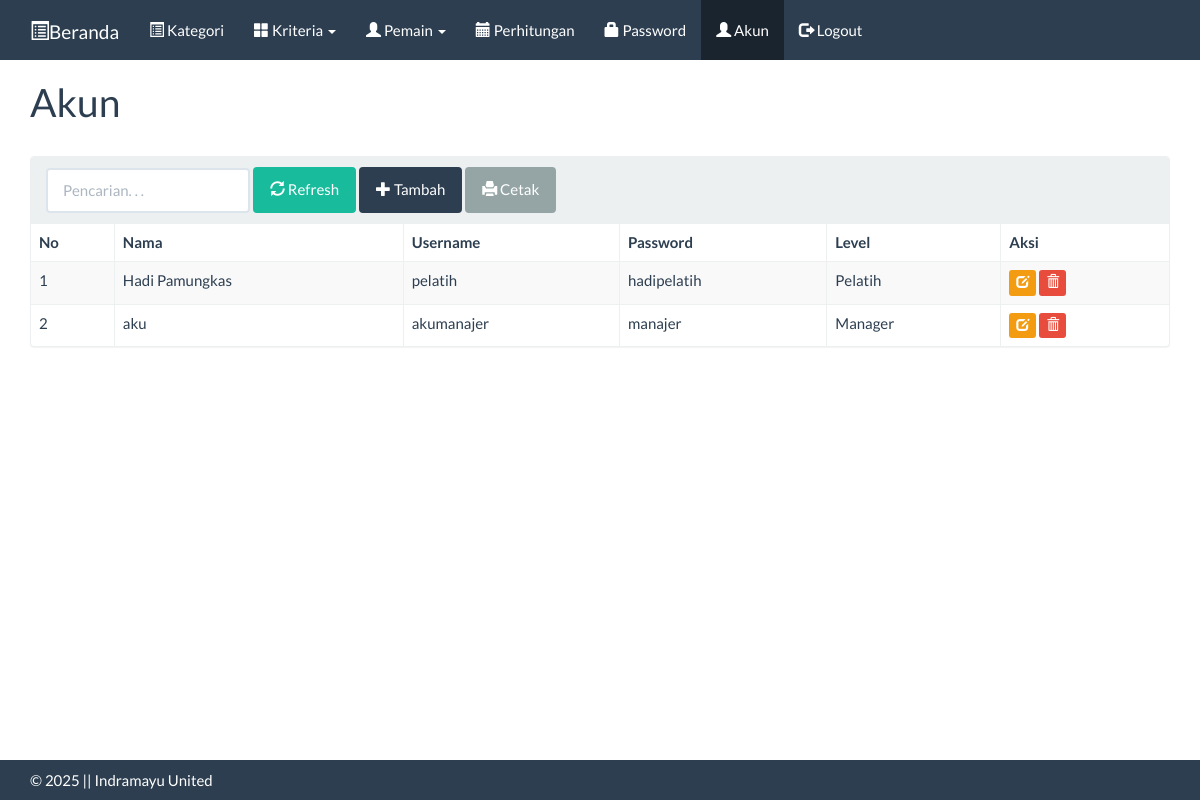
Page /index.php?m=akun&periode=2 (signed in) on the committed database.
### tables this page shows
CREATE TABLE `tb_user` (
  `id_akun` int(11) NOT NULL,
  `user` varchar(16) DEFAULT NULL,
  `nama` varchar(100) NOT NULL,
  `pass` varchar(16) DEFAULT NULL,
  `level` varchar(3) NOT NULL
);

### functions.php (called while the page is built, shortened)
<?php
include 'config.php';
include 'includes/db.php';
$db = new DB($config['server'], $config['username'], $config['password'], $config['database_name']);
include 'includes/general.php';
$mod = get('m');
function get($key)
{
    return isset($_GET[$key]) ? $_GET[$key] : null;
}
function isActive($name)
{
    if (is_array($name)) {
        $result = false;
        foreach ($name as $m) {
            if ($m == get('m')) {
                $result = true;
            }
        }
        return  $result ?  'active'  : null;
    }
    return get('m') == $name ?  'active'  : null;
}

### config.php (called while the page is built)
<?php
$config["server"]='localhost';
$config["username"]='root';
$config["password"]='';
$config["database_name"]='ahp-topsis';

### includes/general.php (called while the page is built, shortened)
<?php
function esc_field($str)
{
    return $str;
}

### includes/db.php (called while the page is built, shortened)
<?php
class DB{
    var $conn = null;
    public function __construct($host, $username, $passwd, $dbname){
        $this->conn = mysqli_connect($host, $username, $passwd, $dbname);
    }
    public function query($sql){
        $query = mysqli_query($this->conn, $sql) or die('<pre>Error mysqli_query: ' . mysqli_error($this->conn) . '<br />' . $sql . '</pre>');
        return $query;
    }
    public function get_results($sql){
        $query = $this->query($sql);
        $arr = array();
        while($row = mysqli_fetch_object($query)){
            $arr[] = $row;
        }
        return $arr;
    }
}

### akun.php (the view, shortened to what this page needs)
<div class="page-header">
    <h1>Akun</h1>
</div>
<div class="panel panel-default">
    <div class="panel-heading">
        <form class="form-inline">
            <div class="form-group">
                <input class="form-control" type="search" placeholder="Pencarian. . ." name="q" value="<?= get('q') ?>" />
            </div>
            <div class="form-group">
                <button class="btn btn-success"><span class="glyphicon glyphicon-refresh"></span> Refresh</button>
            </div>
            <div class="form-group">
                <a class="btn btn-primary" href="?m=akun_tambah"><span class="glyphicon glyphicon-plus"></span> Tambah</a>
            </div>
            <div class="form-group">
                <a class="btn btn-default" target="_blank" href="cetak.php?m=akun"><span class="glyphicon glyphicon-print"></span> Cetak</a>
            </div>
        </form>
    </div>
    <div class="table-responsive">
        <table class="table table-bordered table-hover table-striped">
            <thead>
                <tr>
                    <th>No</th>
                    <th>Nama</th>
                    <th>Username</th>
                    <th>Password</th>
                    <th>Level</th>
                    <th>Aksi</th>
                </tr>
            </thead>
            <tbody>
                <?php
                $q = esc_field(get('q'));
                $rows = $db->get_results("SELECT * FROM tb_user WHERE (nama LIKE '%$q%' OR user LIKE '%$q%') ORDER BY id_akun");
                $no = 0;
                foreach ($rows as $row) :
                    $level_text = [
                        1 => 'Pelatih',
                        2 => 'Manager',
                        3 => 'Admin'
                    ][$row->level] ?? 'Tidak Diketahui';
                ?>
                    <tr>
                        <td><?= ++$no ?></td>
                        <td><?= $row->nama ?></td>
                        <td><?= $row->user ?></td>
                        <td><?= $row->pass ?></td>
                        <td><?= $level_text ?></td>
                        <td>
                            <a class="btn btn-xs btn-warning" href="?m=akun_ubah&ID=<?= $row->id_akun ?>"><span class="glyphicon glyphicon-edit"></span></a>
                            <a class="btn btn-xs btn-danger" href="aksi.php?act=akun_hapus&ID=<?= $row->id_akun ?>" onclick="return confirm('Hapus data?')"><span class="glyphicon glyphicon-trash"></span></a>
                        </td>
                    </tr>
                <?php endforeach; ?>
            </tbody>
        </table>
    </div>
</div>

### index.php (shortened to what this page needs)
<?php
include 'functions.php';
?>
<!DOCTYPE html>
<html lang="en">
<head>
  <link href="assets/css/flatly-bootstrap.min.css" rel="stylesheet" />
  <link href="assets/css/general.css" rel="stylesheet" />
</head>
<body>
  <nav class="navbar navbar-default navbar-static-top">
    <div class="container">
      <div class="navbar-header">
        <a class="navbar-brand" href="?m=home&home=<?= get('home') ?>"><span class="glyphicon glyphicon-list-alt"></span>Beranda</a>
      </div>
      <div id="navbar" class="navbar-collapse collapse">
        <ul class="nav navbar-nav">
          <li class="<?= isActive(['periode', 'periode_tambah']) ?>" class="?m=periode"><a href="?m=periode&periode=<?= get('periode') ?>"><span class="glyphicon glyphicon-list-alt"></span> Kategori</a></li>
          <li class="<?= isActive(['kriteria', 'rel_kriteria', 'kriteria_tambah', 'kriteria_ubah']) ?>" class="dropdown">
            <a href="?m=kriteria&periode=<?= get('periode') ?>" class="dropdown-toggle" data-toggle="dropdown" role="button" aria-expanded="false"><span class="glyphicon glyphicon-th-large"></span> Kriteria <span class="caret"></span></a>
          </li>
          <li class="<?= isActive(['alternatif', 'rel_alternatif', 'alternatif_tambah', 'alternatif_ubah', 'rel_alternatif_ubah']) ?>" class="dropdown">
            <a href="#" class="dropdown-toggle" data-toggle="dropdown" role="button" aria-expanded="false"><span class="glyphicon glyphicon-user"></span> Pemain <span class="caret"></span></a>
          </li>
          <li class="<?= isActive('hitung') ?>"><a href="?m=hitung&periode=<?= get('periode') ?>"><span class="glyphicon glyphicon-calendar"></span> Perhitungan</a></li>
          <li class="<?= isActive('password') ?>"><a href="?m=password&periode=<?= get('periode') ?>"><span class="glyphicon glyphicon-lock"></span> Password</a></li>
          <li class="<?= isActive(['akun', 'alternatif_tambah', 'alternatif_ubah']) ?>"><a href="?m=akun"><span class="glyphicon glyphicon-user"></span> Akun</a></li>
          <li class="<?= isActive('logout') ?>"><a href="aksi.php?act=logout"><span class="glyphicon glyphicon-log-out"></span> Logout</a></li>
        </ul>
      </div>
    </div>
  </nav>
  <div class="container">
    <?php
    if (file_exists($mod . '.php')) {
      include $mod . '.php';
    } else {
      include 'home.php';
    }
    ?>
  </div>
  <footer class="footer bg-primary">
    <div class="container">
      <p>&copy; <?= date('Y') ?> || Indramayu United</a> <em class="pull-right"></em></p>
    </div>
  </footer>
</body>
</html>

### assets/css/general.css (style rules this page uses)
html { position: relative; min-height: 100%; }
body { margin-bottom: 70px; }
.footer { position: absolute; bottom: 0; width: 100%; height: 40px; }
.footer .container p { margin: 10px 0; }
.page-header { margin-top: 0; padding-bottom: 0; }
.page-header h1 { margin-top: 0; }

### rows in the picture
tb_user: nama "Hadi Pamungkas", user "pelatih", pass "hadipelatih", level "Pelatih"
tb_user: nama "aku", user "akumanajer", pass "manajer", level "Manager"
